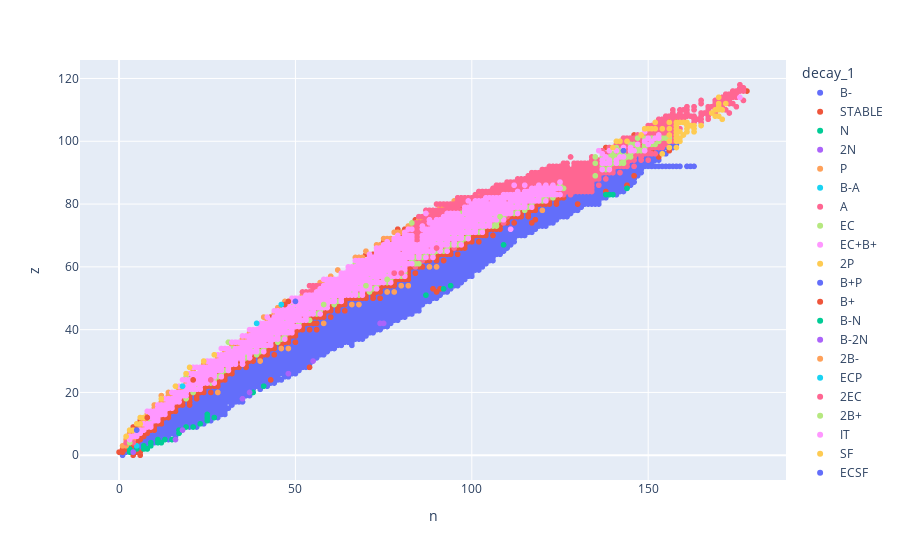

Source (notebook cell):
### Markdown cell above
## IAEA Chart of Nuclides 
<span>
The IAEA chart of nuclides datasets offer detailed nuclear properties like half-lives, decay modes, and energy levels, invaluable for research and applications in nuclear physics, medicine, and energy due to their comprehensive coverage and well validated datasets.

### Code cell
import matplotlib.pyplot as plt
import numpy as np
import pandas as pd
import plotly.express as px
import plotly.graph_objects as go
from IPython.display import display, HTML
display(HTML("<style>.container { width:100% !important; }</style>"))
# the service URL
livechart = "https://nds.iaea.org/relnsd/v0/data?"
import urllib.request
def lc_pd_dataframe(url):
    req = urllib.request.Request(url)
    req.add_header('User-Agent', 'Mozilla/5.0 (X11; Ubuntu; Linux x86_64; rv:77.0) Gecko/20100101 Firefox/77.0')
    return pd.read_csv(urllib.request.urlopen(req))
df = lc_pd_dataframe(livechart + "fields=ground_states&nuclides=all")
df["a"]=df["z"] + df["n"]
df["b_over_a"] = df["binding"]

import plotly.express as px

df.loc[np.invert((df["decay_1"]).notna()), "decay_1"] = "STABLE"
fig = px.scatter(df, x="n",y="z", color="decay_1", hover_data=["symbol","n","z","binding", "decay_1"])
fig.show()

### Figure 1 — Plotly figure (JSON) as saved in the notebook; plotly's stock layout.template omitted (floating-point values rounded to 4 significant figures; data arrays with more than 128 entries replaced by an {"elided": "..."} marker saying what was removed)
{"data": [{"customdata": {"elided": "1344x3 mixed values"}, "hovertemplate": "decay_1=%{customdata[2]}<br>n=%{x}<br>z=%{y}<br>symbol=%{customdata[0]}<br>binding=%{customdata[1]}<extra></extra>", "legendgroup": "B-", "marker": {"color": "#636efa", "symbol": "circle"}, "mode": "markers", "name": "B-", "showlegend": true, "type": "scattergl", "x": {"elided": "1344 int values"}, "xaxis": "x", "y": {"elided": "1344 int values"}, "yaxis": "y"}, {"customdata": {"elided": "280x3 mixed values"}, "hovertemplate": "decay_1=%{customdata[2]}<br>n=%{x}<br>z=%{y}<br>symbol=%{customdata[0]}<br>binding=%{customdata[1]}<extra></extra>", "legendgroup": "STABLE", "marker": {"color": "#EF553B", "symbol": "circle"}, "mode": "markers", "name": "STABLE", "showlegend": true, "type": "scattergl", "x": {"elided": "280 int values"}, "xaxis": "x", "y": {"elided": "280 int values"}, "yaxis": "y"}, {"customdata": [["H", 1720.0, "N"], ["He", 5512.0, "N"], ["He", 4123.0, "N"], ["He", 3349.0, "N"], ["He", 2995.0, "N"], ["Li", 4531.0, "N"], ["Li", 3792.0, "N"], ["Be", 5241.0, "N"], ["Be", 4541.0, "N"], ["Be", 4285.0, "N"], ["B", 5507.0, "N"], ["B", 4977.0, "N"], ["B", 4406.0, "N"], ["N", 5887, "N"], ["O", 6728.0, "N"], ["F", 6627.0, "N"], ["F", 6205, "N"], ["Ne", 6436, "N"], ["Na", 6557, "N"], ["Mg", 7055.0, "N"], ["Mg", 6734, "N"]], "hovertemplate": "decay_1=%{customdata[2]}<br>n=%{x}<br>z=%{y}<br>symbol=%{customdata[0]}<br>binding=%{customdata[1]}<extra></extra>", "legendgroup": "N", "marker": {"color": "#00cc96", "symbol": "circle"}, "mode": "markers", "name": "N", "showlegend": true, "type": "scattergl", "x": [3, 3, 5, 7, 8, 7, 9, 9, 11, 12, 11, 13, 15, 17, 17, 19, 21, 23, 25, 25, 27], "xaxis": "x", "y": [1, 2, 2, 2, 2, 3, 3, 4, 4, 4, 5, 5, 5, 7, 8, 9, 9, 10, 11, 12, 12], "yaxis": "y"}, {"customdata": [["H", 1336.0, "2N"], ["B", 4153.0, "2N"], ["O", 6497.0, "2N"]], "hovertemplate": "decay_1=%{customdata[2]}<br>n=%{x}<br>z=%{y}<br>symbol=%{customdata[0]}<br>binding=%{customdata[1]}<extra></extra>", "legendgroup": "2N", "marker": {"color": "#ab63fa", "symbol": "circle"}, "mode": "markers", "name": "2N", "showlegend": true, "type": "scattergl", "x": [4, 16, 18], "xaxis": "x", "y": [1, 5, 8], "yaxis": "y"}, {"customdata": {"elided": "65x3 mixed values"}, "hovertemplate": "decay_1=%{customdata[2]}<br>n=%{x}<br>z=%{y}<br>symbol=%{customdata[0]}<br>binding=%{customdata[1]}<extra></extra>", "legendgroup": "P", "marker": {"color": "#FFA15A", "symbol": "circle"}, "mode": "markers", "name": "P", "showlegend": true, "type": "scattergl", "x": [1, 2, 2, 4, 3, 4, 6, 7, 7, 8, 8, 10, 10, 12, 13, 12, 14, 15, 14, 17, 18, 19, 21, 24, 25, 28, 30, 32, 34, 35, 36, 37, 42, 41, 44, 45, 46, 47, 52, 56, 57, 58, 60, 62, 67, 68, 69, 70, 73, 74, 75, 76, 77, 78, 79, 80, 82, 83, 85, 86, 88, 91, 92, 95, 102], "xaxis": "x", "y": [3, 3, 5, 5, 7, 7, 9, 9, 11, 11, 13, 15, 16, 17, 17, 19, 19, 19, 20, 21, 21, 23, 27, 29, 29, 31, 33, 35, 35, 37, 37, 39, 43, 44, 45, 47, 47, 49, 51, 53, 55, 55, 57, 59, 63, 63, 63, 65, 67, 67, 69, 69, 69, 71, 71, 71, 73, 73, 75, 75, 77, 79, 79, 81, 83], "yaxis": "y"}, {"customdata": [["Li", 5160.0, "B-A"]], "hovertemplate": "decay_1=%{customdata[2]}<br>n=%{x}<br>z=%{y}<br>symbol=%{customdata[0]}<br>binding=%{customdata[1]}<extra></extra>", "legendgroup": "B-A", "marker": {"color": "#19d3f3", "symbol": "circle"}, "mode": "markers", "name": "B-A", "showlegend": true, "type": "scattergl", "x": [5], "xaxis": "x", "y": [3], "yaxis": "y"}, {"customdata": {"elided": "480x3 mixed values"}, "hovertemplate": "decay_1=%{customdata[2]}<br>n=%{x}<br>z=%{y}<br>symbol=%{customdata[0]}<br>binding=%{customdata[1]}<extra></extra>", "legendgroup": "A", "marker": {"color": "#FF6692", "symbol": "circle"}, "mode": "markers", "name": "A", "showlegend": true, "type": "scattergl", "x": {"elided": "480 int values"}, "xaxis": "x", "y": {"elided": "480 int values"}, "yaxis": "y"}, {"customdata": {"elided": "138x3 mixed values"}, "hovertemplate": "decay_1=%{customdata[2]}<br>n=%{x}<br>z=%{y}<br>symbol=%{customdata[0]}<br>binding=%{customdata[1]}<extra></extra>", "legendgroup": "EC", "marker": {"color": "#B6E880", "symbol": "circle"}, "mode": "markers", "name": "EC", "showlegend": true, "type": "scattergl", "x": {"elided": "138 int values"}, "xaxis": "x", "y": {"elided": "138 int values"}, "yaxis": "y"}, {"customdata": {"elided": "940x3 mixed values"}, "hovertemplate": "decay_1=%{customdata[2]}<br>n=%{x}<br>z=%{y}<br>symbol=%{customdata[0]}<br>binding=%{customdata[1]}<extra></extra>", "legendgroup": "EC+B+", "marker": {"color": "#FF97FF", "symbol": "circle"}, "mode": "markers", "name": "EC+B+", "showlegend": true, "type": "scattergl", "x": {"elided": "940 int values"}, "xaxis": "x", "y": {"elided": "940 int values"}, "yaxis": "y"}, {"customdata": [["C", 3102.0, "2P"], ["O", 3162.0, "2P"], ["O", 4882.0, "2P"], ["Ne", 4869.0, "2P"], ["Ne", 6083.0, "2P"], ["Mg", null, "2P"], ["Mg", 5901.0, "2P"], ["Ar", 6866, "2P"], ["Ti", 7319, "2P"], ["Fe", 7299, "2P"], ["Ni", 7236, "2P"], ["Zn", 7742, "2P"], ["Ge", 7924, "2P"]], "hovertemplate": "decay_1=%{customdata[2]}<br>n=%{x}<br>z=%{y}<br>symbol=%{customdata[0]}<br>binding=%{customdata[1]}<extra></extra>", "legendgroup": "2P", "marker": {"color": "#FECB52", "symbol": "circle"}, "mode": "markers", "name": "2P", "showlegend": true, "type": "scattergl", "x": [2, 3, 4, 5, 6, 6, 7, 12, 16, 19, 20, 24, 27], "xaxis": "x", "y": [6, 8, 8, 10, 10, 12, 12, 18, 22, 26, 28, 30, 32], "yaxis": "y"}, {"customdata": [["O", 5812.0, "B+P"], ["In", 8304, "B+P"]], "hovertemplate": "decay_1=%{customdata[2]}<br>n=%{x}<br>z=%{y}<br>symbol=%{customdata[0]}<br>binding=%{customdata[1]}<extra></extra>", "legendgroup": "B+P", "marker": {"color": "#636efa", "symbol": "circle"}, "mode": "markers", "name": "B+P", "showlegend": true, "type": "scattergl", "x": [5, 50], "xaxis": "x", "y": [8, 49], "yaxis": "y"}, {"customdata": [["Mg", 6728.0, "B+"], ["Cr", 8088.0, "B+"], ["Cd", 8171, "B+"], ["In", 8165, "B+"]], "hovertemplate": "decay_1=%{customdata[2]}<br>n=%{x}<br>z=%{y}<br>symbol=%{customdata[0]}<br>binding=%{customdata[1]}<extra></extra>", "legendgroup": "B+", "marker": {"color": "#EF553B", "symbol": "circle"}, "mode": "markers", "name": "B+", "showlegend": true, "type": "scattergl", "x": [8, 21, 47, 48], "xaxis": "x", "y": [12, 24, 48, 49], "yaxis": "y"}, {"customdata": [["Al", 7370, "B-N"], ["Ca", 7828, "B-N"], ["Ti", 7891, "B-N"], ["Sb", 8178, "B-N"], ["I", 8069, "B-N"], ["Xe", 8047, "B-N"], ["Ho", 7997, "B-N"], ["Bi", 7668, "B-N"], ["Bi", 7648, "B-N"], ["Bi", 7636, "B-N"], ["At", 7585, "B-N"]], "hovertemplate": "decay_1=%{customdata[2]}<br>n=%{x}<br>z=%{y}<br>symbol=%{customdata[0]}<br>binding=%{customdata[1]}<extra></extra>", "legendgroup": "B-N", "marker": {"color": "#00cc96", "symbol": "circle"}, "mode": "markers", "name": "B-N", "showlegend": true, "type": "scattergl", "x": [25, 38, 41, 87, 92, 94, 109, 138, 139, 140, 144], "xaxis": "x", "y": [13, 20, 22, 51, 53, 54, 67, 83, 83, 83, 85], "yaxis": "y"}, {"customdata": [["Ar", 7677, "B-2N"], ["Ca", 7912, "B-2N"], ["Fe", 8076, "B-2N"], ["Zn", 8090, "B-2N"], ["Mo", 8143, "B-2N"], ["Mo", 8096, "B-2N"]], "hovertemplate": "decay_1=%{customdata[2]}<br>n=%{x}<br>z=%{y}<br>symbol=%{customdata[0]}<br>binding=%{customdata[1]}<extra></extra>", "legendgroup": "B-2N", "marker": {"color": "#ab63fa", "symbol": "circle"}, "mode": "markers", "name": "B-2N", "showlegend": true, "type": "scattergl", "x": [35, 37, 48, 55, 74, 75], "xaxis": "x", "y": [18, 20, 26, 30, 42, 42], "yaxis": "y"}, {"customdata": [["Ca", 8667.0, "2B-"], ["Zn", 8730.0, "2B-"], ["Se", 8711.0, "2B-"], ["Se", 8693.0, "2B-"], ["Mo", 8605.0, "2B-"], ["Cd", 8532.0, "2B-"], ["Cd", 8512.0, "2B-"], ["Te", 8449.0, "2B-"], ["Te", 8430.0, "2B-"], ["Xe", 8414.0, "2B-"], ["Xe", 8396.0, "2B-"], ["Nd", 8277.0, "2B-"], ["Nd", 8250.0, "2B-"], ["Pt", 7914.0, "2B-"]], "hovertemplate": "decay_1=%{customdata[2]}<br>n=%{x}<br>z=%{y}<br>symbol=%{customdata[0]}<br>binding=%{customdata[1]}<extra></extra>", "legendgroup": "2B-", "marker": {"color": "#FFA15A", "symbol": "circle"}, "mode": "markers", "name": "2B-", "showlegend": true, "type": "scattergl", "x": [28, 40, 46, 48, 58, 66, 68, 76, 78, 80, 82, 88, 90, 120], "xaxis": "x", "y": [20, 30, 34, 34, 42, 48, 48, 52, 52, 54, 54, 60, 60, 78], "yaxis": "y"}, {"customdata": [["Ti", 7866.0, "ECP"], ["Mo", 8054, "ECP"], ["Cd", 8102, "ECP"]], "hovertemplate": "decay_1=%{customdata[2]}<br>n=%{x}<br>z=%{y}<br>symbol=%{customdata[0]}<br>binding=%{customdata[1]}<extra></extra>", "legendgroup": "ECP", "marker": {"color": "#19d3f3", "symbol": "circle"}, "mode": "markers", "name": "ECP", "showlegend": true, "type": "scattergl", "x": [18, 39, 46], "xaxis": "x", "y": [22, 42, 48], "yaxis": "y"}, {"customdata": [["Cr", 8701.0, "2EC"], ["Ce", 8374.0, "2EC"], ["Ce", 8377.0, "2EC"], ["Dy", 8192.0, "2EC"]], "hovertemplate": "decay_1=%{customdata[2]}<br>n=%{x}<br>z=%{y}<br>symbol=%{customdata[0]}<br>binding=%{customdata[1]}<extra></extra>", "legendgroup": "2EC", "marker": {"color": "#FF6692", "symbol": "circle"}, "mode": "markers", "name": "2EC", "showlegend": true, "type": "scattergl", "x": [26, 78, 80, 90], "xaxis": "x", "y": [24, 58, 58, 66], "yaxis": "y"}, {"customdata": [["Cd", 8539.0, "2B+"], ["Xe", 8438.0, "2B+"], ["Ba", 8409.0, "2B+"], ["Os", 7989.0, "2B+"]], "hovertemplate": "decay_1=%{customdata[2]}<br>n=%{x}<br>z=%{y}<br>symbol=%{customdata[0]}<br>binding=%{customdata[1]}<extra></extra>", "legendgroup": "2B+", "marker": {"color": "#B6E880", "symbol": "circle"}, "mode": "markers", "name": "2B+", "showlegend": true, "type": "scattergl", "x": [58, 70, 76, 108], "xaxis": "x", "y": [48, 54, 56, 76], "yaxis": "y"}, {"customdata": [["Hf", 8000.0, "IT"]], "hovertemplate": "decay_1=%{customdata[2]}<br>n=%{x}<br>z=%{y}<br>symbol=%{customdata[0]}<br>binding=%{customdata[1]}<extra></extra>", "legendgroup": "IT", "marker": {"color": "#FF97FF", "symbol": "circle"}, "mode": "markers", "name": "IT", "showlegend": true, "type": "scattergl", "x": [111], "xaxis": "x", "y": [72], "yaxis": "y"}, {"customdata": {"elided": "51x3 mixed values"}, "hovertemplate": "decay_1=%{customdata[2]}<br>n=%{x}<br>z=%{y}<br>symbol=%{customdata[0]}<br>binding=%{customdata[1]}<extra></extra>", "legendgroup": "SF", "marker": {"color": "#FECB52", "symbol": "circle"}, "mode": "markers", "name": "SF", "showlegend": true, "type": "scattergl", "x": [154, 140, 156, 158, 141, 142, 144, 156, 158, 159, 158, 159, 148, 156, 158, 160, 158, 159, 161, 163, 149, 150, 151, 152, 154, 156, 158, 161, 163, 158, 161, 162, 163, 165, 152, 156, 158, 159, 160, 161, 171, 169, 170, 168, 169, 170, 171, 170, 170, 172, 170], "xaxis": "x", "y": [96, 98, 98, 98, 100, 100, 100, 100, 100, 100, 101, 101, 102, 102, 102, 102, 103, 103, 103, 103, 104, 104, 104, 104, 104, 104, 104, 104, 104, 105, 105, 105, 105, 105, 106, 106, 106, 106, 106, 106, 107, 108, 108, 109, 110, 110, 110, 111, 112, 112, 114], "yaxis": "y"}, {"customdata": [["Bk", 7523, "ECSF"]], "hovertemplate": "decay_1=%{customdata[2]}<br>n=%{x}<br>z=%{y}<br>symbol=%{customdata[0]}<br>binding=%{customdata[1]}<extra></extra>", "legendgroup": "ECSF", "marker": {"color": "#636efa", "symbol": "circle"}, "mode": "markers", "name": "ECSF", "showlegend": true, "type": "scattergl", "x": [143], "xaxis": "x", "y": [97], "yaxis": "y"}], "layout": {"legend": {"title": {"text": "decay_1"}, "tracegroupgap": 0}, "margin": {"t": 60}, "xaxis": {"anchor": "y", "domain": [0, 1], "title": {"text": "n"}}, "yaxis": {"anchor": "x", "domain": [0, 1], "title": {"text": "z"}}}}
